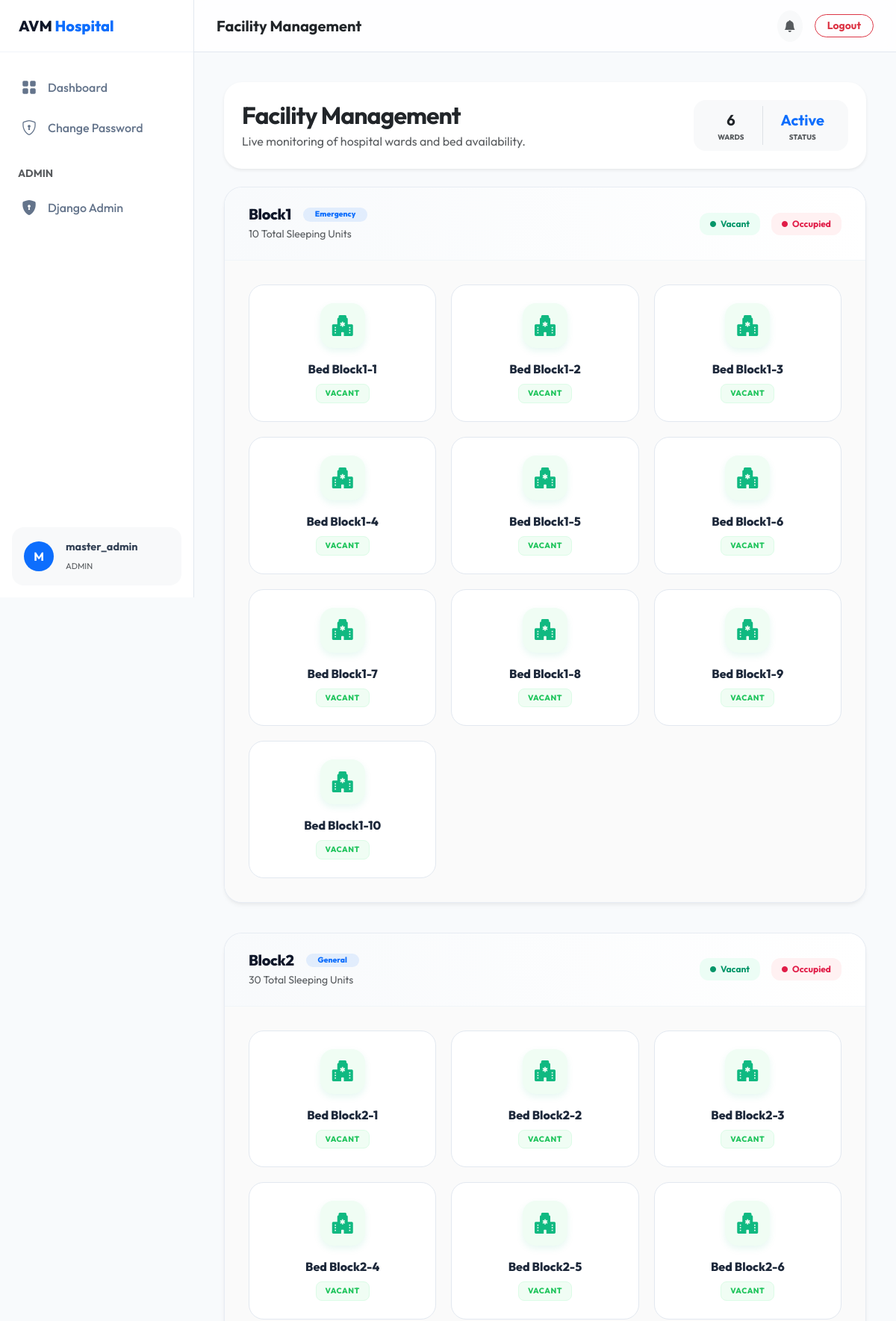
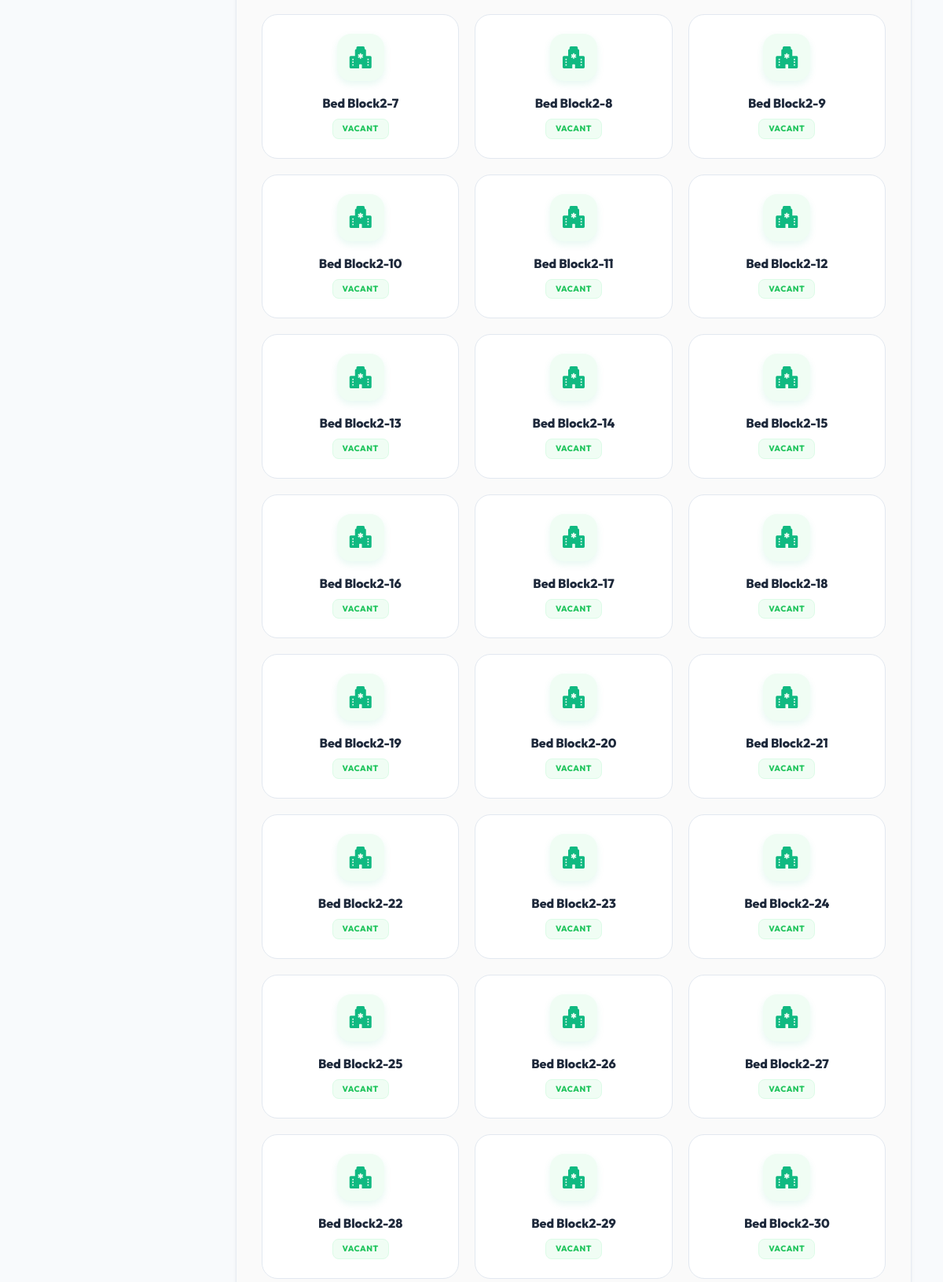
The page /wards/ (signed in, upper part) on the database its author committed (2 pictures, top to bottom).
### hospital/models.py (models this page shows, shortened)
class CustomUser(AbstractUser):
    ROLE_CHOICES = (
        ('doctor', 'Doctor'),
        ('patient', 'Patient'),
        ('pharmacist', 'Pharmacist'),
        ('lab_tech', 'Lab Technician'),
    )
    role = models.CharField(max_length=15, choices=ROLE_CHOICES, default='patient')
    phone_number = models.CharField(max_length=15, blank=True, null=True)
    full_name = models.CharField(max_length=255, blank=True, null=True)
    address = models.TextField(blank=True, null=True)

class Ward(models.Model):
    WARD_TYPES = (
        ('general', 'General'),
        ('icu', 'ICU'),
        ('emergency', 'Emergency'),
        ('maternity', 'Maternity'),
        ('private', 'Private Room'),
    )
    name = models.CharField(max_length=50)
    ward_type = models.CharField(max_length=15, choices=WARD_TYPES)
    total_beds = models.PositiveIntegerField(default=10)

class Bed(models.Model):
    ward = models.ForeignKey(Ward, on_delete=models.CASCADE)
    bed_number = models.CharField(max_length=10)
    is_occupied = models.BooleanField(default=False)
    current_patient = models.OneToOneField(Patient, on_delete=models.SET_NULL, null=True, blank=True, related_name='assigned_bed')
    class Meta:
        unique_together = ('ward', 'bed_number')

### hospital/views.py (the view)
# urls.py: path('wards/', views.ward_status, name='ward_status'),
@login_required
def ward_status(request):
    wards = MCP_Core.get_ward_status(request.user)
    return render(request, 'ward_status.html', {'wards': wards})

### hospital/mcp_core.py (called while the page is built)
    @staticmethod
    def _check_permission(user: CustomUser, required_role: str):
        if not user.is_authenticated:
            raise PermissionDenied("Authentication required.")
        if user.is_superuser:
            return True
        if required_role == 'doctor' and user.role not in ['doctor', 'pharmacist', 'lab_tech']:
            raise PermissionDenied("Clinical/Staff privileges required.")
        return True

    @classmethod
    def get_ward_status(cls, user: CustomUser):
        cls._check_permission(user, 'doctor') # Staff/Admins only
        return Ward.objects.all().prefetch_related('bed_set')

### hospital/templates/ward_status.html (shortened to what this page needs)
{% extends 'base.html' %}
{% block page_title %}Facility Management{% endblock %}
{% block content %}
<div class="row g-4 mb-4">
    <div class="col-lg-12">
        <div class="card-custom p-4 bg-white border-0 shadow-sm" style="border-radius: 24px;">
            <div class="d-flex flex-column flex-md-row justify-content-between align-items-md-center gap-3">
                <div>
                    <h2 class="fw-bold mb-1 text-dark" style="letter-spacing: -0.03em;">Facility Management</h2>
                    <p class="text-muted mb-0">Live monitoring of hospital wards and bed availability.</p>
                </div>
                <div class="d-flex align-items-center bg-light p-2 rounded-4">
                    <div class="px-4 py-1 text-center border-end">
                        <div class="fw-bold text-dark fs-5">{{ wards|length }}</div>
                        <div class="small text-muted text-uppercase" style="font-size: 0.6rem; font-weight: 800;">Wards
                        </div>
                    </div>
                    <div class="px-4 py-1 text-center">
                        <div class="fw-bold text-primary fs-5">Active</div>
                        <div class="small text-muted text-uppercase" style="font-size: 0.6rem; font-weight: 800;">Status
                        </div>
                    </div>
                </div>
            </div>
        </div>
    </div>
</div>
<div class="ward-container">
    {% if wards %}
    {% for ward in wards %}
    <div class="ward-card">
        <div class="ward-header">
            <div class="ward-info">
                <div class="d-flex align-items-center gap-3 mb-1">
                    <h5>{{ ward.name }}</h5>
                    <span class="badge bg-primary bg-opacity-10 text-primary border-0 rounded-pill px-3 py-1"
                        style="font-size: 0.65rem; font-weight: 800;">
                        {{ ward.get_ward_type_display }}
                    </span>
                </div>
                <p class="text-muted small mb-0">{{ ward.bed_set.count }} Total Sleeping Units</p>
            </div>
            <div class="ward-stats">
                <div class="stat-pill stat-available">
                    <i class="bi bi-circle-fill" style="font-size: 0.5rem;"></i> Vacant
                </div>
                <div class="stat-pill stat-occupied">
                    <i class="bi bi-circle-fill" style="font-size: 0.5rem;"></i> Occupied
                </div>
            </div>
        </div>
        <div class="bed-grid">
            {% for bed in ward.bed_set.all %}
            <div class="bed-card {% if bed.is_occupied %}bed-card-occupied{% endif %}">
                <div class="bed-icon-wrapper {% if bed.is_occupied %}occupied-icon{% else %}vacant-icon{% endif %}">
                    <i class="bi {% if bed.is_occupied %}bi-person-check-fill{% else %}bi-hospital-fill{% endif %}"></i>
                </div>
                <div class="bed-title">Bed {{ bed.bed_number }}</div>
                {% if bed.is_occupied %}
                <span class="status-badge badge-occupied">Occupied</span>
                <div class="patient-tag">
                    <i class="bi bi-person-circle"></i>PID: {{ bed.current_patient.pk }}
                </div>
                {% else %}
                <span class="status-badge badge-vacant">Vacant</span>
                {% endif %}
            </div>
            {% empty %}
            <div class="col-12 text-center py-5 text-muted">
                <i class="bi bi-inbox fs-2 d-block mb-2 opacity-30"></i>
                <p class="small fw-bold">No beds found in this registry</p>
            </div>
            {% endfor %}
        </div>
    </div>
    {% endfor %}
    {% endif %}
</div>
{% endblock %}

### hospital/templates/base.html (shortened to what this page needs)
{% load static %}
<!DOCTYPE html>
<html lang="en">
<head>
    <link href="https://cdn.jsdelivr.net/npm/bootstrap@5.3.0/dist/css/bootstrap.min.css" rel="stylesheet">
    <link rel="stylesheet" href="https://cdn.jsdelivr.net/npm/bootstrap-icons@1.10.5/font/bootstrap-icons.css">
</head>
<body>
    <aside class="sidebar" id="sidebar">
        <div class="sidebar-header">
            <a href="{% url 'home' %}" class="sidebar-brand">AVM <span>Hospital</span></a>
        </div>
        <div class="sidebar-nav">
            <a href="{% url 'dashboard' %}"
                class="nav-link-custom {% if request.resolver_match.url_name == 'dashboard' %}active{% endif %}">
                <i class="bi bi-grid-fill"></i> Dashboard
            </a>
            <a href="{% url 'password_change' %}"
                class="nav-link-custom {% if request.resolver_match.url_name == 'password_change' %}active{% endif %}">
                <i class="bi bi-shield-lock"></i> Change Password
            </a>
            {% if request.user.is_superuser %}
            <div class="px-4 mt-4 mb-2 small text-uppercase text-muted fw-bold">Admin</div>
            <a href="{% url 'admin:index' %}" class="nav-link-custom">
                <i class="bi bi-shield-lock-fill"></i> Django Admin
            </a>
            {% endif %}
        </div>
        <div class="p-3">
            <div class="bg-light p-3 rounded-4 d-flex align-items-center">
                <div class="flex-shrink-0">
                    <div class="rounded-circle bg-primary text-white d-flex align-items-center justify-content-center"
                        style="width: 40px; height: 40px;">
                        <span class="fw-bold">{{ request.user.username|make_list|first|upper }}</span>
                    </div>
                </div>
                <div class="flex-grow-1 ms-3 overflow-hidden">
                    <p class="mb-0 fw-bold text-truncate" style="font-size: 0.9rem;">
                        {{ request.user.full_name|default:request.user.username }}</p>
                    <small class="text-muted text-uppercase" style="font-size: 0.7rem;">
                        {{ request.user.get_role_display|default:request.user.role }}</small>
                </div>
            </div>
        </div>
    </aside>
    <div class="main-wrapper">
        <header class="main-header">
            <h5 class="mb-0 fw-bold text-dark d-none d-md-block">{% block page_title %}Dashboard{% endblock %}</h5>
            <div class="d-flex align-items-center gap-3">
                <div class="dropdown">
                    <button class="btn btn-light rounded-circle p-2" type="button" data-bs-toggle="dropdown">
                        <i class="bi bi-bell-fill text-muted"></i>
                    </button>
                </div>
                <form method="post" action="{% url 'logout' %}">
                    <button type="submit"
                        class="btn btn-outline-danger btn-sm rounded-pill px-3 fw-bold">Logout</button>
                </form>
            </div>
        </header>
        <main class="content-body">
            {% block content %}{% endblock %}
        </main>
    </div>
</body>
</html>

### hospital/templates/base.html (style rules this page uses)
:root { --primary-color: #0d6efd; --secondary-color: #198754; --accent-color: #6366f1; --dark-blue: #0f172a; --sidebar-width: 260px; --header-height: 70px; --card-shadow: 0 10px 30px rgba(0, 0, 0, 0.04); --transition: all 0.3s cubic-bezier(0.4, 0, 0.2, 1); }
body { font-family: 'Outfit', sans-serif; background-color: #f8fafc; color: #334155; min-height: 100vh; overflow-x: hidden; }
.sidebar { width: var(--sidebar-width); height: 100vh; position: fixed; top: 0; left: 0; background-color: white; border-right: 1px solid #e2e8f0; z-index: 1000; transition: var(--transition); display: flex; flex-direction: column; }
.sidebar-header { height: var(--header-height); display: flex; align-items: center; padding: 0 25px; border-bottom: 1px solid #f1f5f9; }
.sidebar-brand { font-weight: 800; font-size: 1.25rem; color: var(--dark-blue); text-decoration: none; }
.sidebar-brand span { color: var(--primary-color); }
.sidebar-nav { padding: 20px 0; flex-grow: 1; }
.nav-link-custom { display: flex; align-items: center; padding: 12px 25px; color: #64748b; text-decoration: none; font-weight: 500; transition: var(--transition); border-left: 4px solid transparent; }
.nav-link-custom i { font-size: 1.25rem; margin-right: 15px; }
.main-wrapper { margin-left: var(--sidebar-width); transition: var(--transition); min-height: 100vh; display: flex; flex-direction: column; }
.main-header { height: var(--header-height); background: rgba(255, 255, 255, 0.8); backdrop-filter: blur(10px); border-bottom: 1px solid #e2e8f0; display: flex; align-items: center; justify-content: space-between; padding: 0 30px; position: sticky; top: 0; z-index: 900; }
.content-body { padding: 40px; flex-grow: 1; }
.card-custom { background: white; border-radius: 20px; border: 1px solid #e2e8f0; box-shadow: var(--card-shadow); transition: var(--transition); overflow: hidden; }
.status-badge { padding: 6px 12px; border-radius: 30px; font-weight: 600; font-size: 0.75rem; text-transform: uppercase; letter-spacing: 0.5px; }

### hospital/templates/ward_status.html (style rules this page uses)
.ward-container { display: flex; flex-direction: column; gap: 40px; }
.ward-card { background: #ffffff; border-radius: 24px; border: 1px solid rgba(226, 232, 240, 0.8); box-shadow: 0 4px 6px -1px rgba(0, 0, 0, 0.05), 0 2px 4px -1px rgba(0, 0, 0, 0.03); overflow: hidden; transition: all 0.4s cubic-bezier(0.4, 0, 0.2, 1); }
.ward-header { padding: 24px 32px; background: linear-gradient(to right, #f8fafc, #ffffff); border-bottom: 1px solid #f1f5f9; display: flex; justify-content: space-between; align-items: center; }
.ward-info h5 { font-weight: 800; color: #0f172a; margin: 0; font-size: 1.25rem; letter-spacing: -0.02em; }
.ward-stats { display: flex; gap: 15px; align-items: center; }
.stat-pill { padding: 6px 14px; border-radius: 12px; font-size: 0.75rem; font-weight: 700; display: flex; align-items: center; gap: 6px; }
.stat-available { background: #ecfdf5; color: #059669; }
.stat-occupied { background: #fff1f2; color: #e11d48; }
.bed-grid { display: grid; grid-template-columns: repeat(auto-fill, minmax(200px, 1fr)); gap: 20px; padding: 32px; background: #fafafa; }
.bed-card { background: #ffffff; border: 1px solid #e2e8f0; border-radius: 20px; padding: 24px; position: relative; transition: all 0.3s cubic-bezier(0.4, 0, 0.2, 1); display: flex; flex-direction: column; align-items: center; text-align: center; cursor: default; }
.bed-icon-wrapper { width: 60px; height: 60px; border-radius: 18px; display: flex; align-items: center; justify-content: center; font-size: 1.75rem; margin-bottom: 16px; transition: all 0.3s ease; }
.vacant-icon { background: #f0fdf4; color: #10b981; box-shadow: 0 4px 10px rgba(16, 185, 129, 0.1); }
.bed-title { font-weight: 800; color: #1e293b; font-size: 1rem; margin-bottom: 8px; }
.status-badge { font-size: 0.65rem; font-weight: 800; padding: 4px 12px; border-radius: 8px; text-transform: uppercase; letter-spacing: 0.05em; }
.badge-vacant { background: #f0fdf4; color: #22c55e; border: 1px solid #dcfce7; }

### rows shown on the page
CustomUser: user.username|make_list "M", user.full_name "master_admin", user.role "ADMIN"
Ward: name "Block1", ward_type "Emergency", bed_set.count "10"
Bed: is_occupied False (drawn), bed_number "Block1-1"
Bed: is_occupied False (drawn), bed_number "Block1-2"
Bed: is_occupied False (drawn), bed_number "Block1-3"
Bed: is_occupied False (drawn), bed_number "Block1-4"
Bed: is_occupied False (drawn), bed_number "Block1-5"
Bed: is_occupied False (drawn), bed_number "Block1-6"
Bed: is_occupied False (drawn), bed_number "Block1-7"
Bed: is_occupied False (drawn), bed_number "Block1-8"
Bed: is_occupied False (drawn), bed_number "Block1-9"
Bed: is_occupied False (drawn), bed_number "Block1-10"
Ward: name "Block2", ward_type "General", bed_set.count "30"
Bed: is_occupied False (drawn), bed_number "Block2-1"
Bed: is_occupied False (drawn), bed_number "Block2-2"
Bed: is_occupied False (drawn), bed_number "Block2-3"
Bed: is_occupied False (drawn), bed_number "Block2-4"
Bed: is_occupied False (drawn), bed_number "Block2-5"
Bed: is_occupied False (drawn), bed_number "Block2-6"
Bed: is_occupied False (drawn), bed_number "Block2-7"
Bed: is_occupied False (drawn), bed_number "Block2-8"
Bed: is_occupied False (drawn), bed_number "Block2-9"
Bed: is_occupied False (drawn), bed_number "Block2-10"
Bed: is_occupied False (drawn), bed_number "Block2-11"
Bed: is_occupied False (drawn), bed_number "Block2-12"
Bed: is_occupied False (drawn), bed_number "Block2-13"
Bed: is_occupied False (drawn), bed_number "Block2-14"
Bed: is_occupied False (drawn), bed_number "Block2-15"
Bed: is_occupied False (drawn), bed_number "Block2-16"
Bed: is_occupied False (drawn), bed_number "Block2-17"
Bed: is_occupied False (drawn), bed_number "Block2-18"
Bed: is_occupied False (drawn), bed_number "Block2-19"
Bed: is_occupied False (drawn), bed_number "Block2-20"
Bed: is_occupied False (drawn), bed_number "Block2-21"
Bed: is_occupied False (drawn), bed_number "Block2-22"
Bed: is_occupied False (drawn), bed_number "Block2-23"
Bed: is_occupied False (drawn), bed_number "Block2-24"
Bed: is_occupied False (drawn), bed_number "Block2-25"
Bed: is_occupied False (drawn), bed_number "Block2-26"
Bed: is_occupied False (drawn), bed_number "Block2-27"
Bed: is_occupied False (drawn), bed_number "Block2-28"
Bed: is_occupied False (drawn), bed_number "Block2-29"
Bed: is_occupied False (drawn), bed_number "Block2-30"

### other values the page prints
{{ wards|length }} "6"
